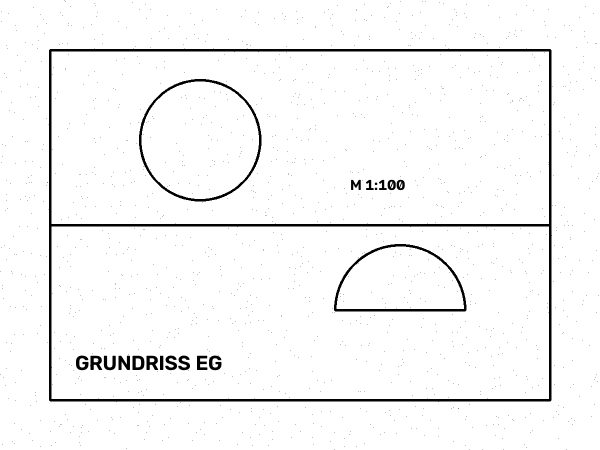
#> input picture beispiele/testzeichnung.png, 1200 x 900 px (shown at 1/2 size)
$ python -i colors.py   (imports and definitions only)
#> lines starting #> are read from the running program, lines starting #| are printed output that depends on the picture; after the words box and inside, x2 and y2 are one past the last pixel; in counts of white or black regions, pixels touching at a corner belong together
#> further down, picture is the input picture: shape (900, 1200, 3); min 0, max 255, mean 246.5
### traceify/core/preprocess.py
"""Raster-Vorverarbeitung: Schwellwert, Entrauschen, Begradigen, Invertieren …

Alle Funktionen arbeiten auf Graustufenbildern (uint8, 0=schwarz, 255=weiß)
bzw. liefern ein Binärbild, in dem die Zeichnung WEISS (255) auf SCHWARZ (0)
liegt – das ist die Form, die die Vektorisierung erwartet.
"""
from __future__ import annotations

from dataclasses import dataclass

import cv2
import numpy as np


@dataclass
class PreprocessSettings:
    threshold: int = 0            # 0 = automatisch (Otsu), sonst 1..254
    adaptive: bool = False        # adaptiver Schwellwert für ungleichmäßige Scans
    invert: bool = False          # helle Linien auf dunklem Grund
    despeckle: int = 12           # Flecken bis zu dieser Fläche (px²) entfernen
    fill_holes: int = 0           # Löcher bis zu dieser Fläche (px²) füllen
    deskew: bool = False          # Schräglage korrigieren
    smooth: int = 0               # 0 = aus, sonst Kernelgröße für Glättung
    thicken: int = 0              # Linien um n Pixel verdicken (Lücken schließen)
    auto: bool = True             # automatische Bildaufbereitung (siehe `enhance_binary`)


# [32 lines left out: function to_binary, not called in this run]


# Rasterfüllung (z. B. Wand grau angelegt, im Scan schwarz mit weißen Sprenkeln)
HOLE_MAX_MM2 = 1.5      # größtes Loch
HOLE_MIN_MM2 = 0.04     # Sprenkel ab dieser Fläche zählen für die Dichte
HOLE_MAX_ELONG = 3.0    # Länge/Breite: Sprenkel bis 2,8 (90 %), Schraffurlücken länger
HOLE_RING_MM = 0.6      # Umgebung des Lochs …
HOLE_DENSITY = 0.6      # … muss so dicht schwarz sein
HOLE_NEAR_MM = 1.5      # und so nah …
HOLE_MIN_NEAR = 5       # … so viele weitere Löcher liegen (einzelne Löcher sind gezeichnet)
HOLE_MIN_CV = 0.7       # Sprenkel sind ungleich groß (Variationskoeffizient der Lochflächen ringsum);
                        # Gitter, Treppenroste, Dämmung, Schriftknäuel haben gleich große Zellen


# [60 lines left out: functions _elongation, fill_speckle_holes, not called in this run]


# Blasse Graulinien (im Scan als Rasterpunkte gedruckt, heller als die Otsu-Schwelle)
PALE_BLUR_PX = 1.5      # Weichzeichnen verbindet die Rasterpunkte zu einer Linie
PALE_GRAY = 235         # Schwelle auf dem weichgezeichneten Bild
PALE_MIN_MM = 1.0       # Mindestlänge (Diagonale der Box) – Punktraster und Schmutz fallen weg
PALE_MAX_W_MM = 0.4     # mittlere Breite (Fläche/Länge) – graue Füllflächen fallen weg
PALE_MAX_INK = 0.3      # Anteil schon schwarzer Pixel – Halo dunkler Linien fällt weg


# [22 lines left out: functions add_pale_lines, enhance_binary, not called in this run]


def remove_small(bw: np.ndarray, max_area: int) -> np.ndarray:
    """Entfernt zusammenhängende weiße Komponenten mit Fläche <= max_area."""
    n, labels, stats, _ = cv2.connectedComponentsWithStats(bw, connectivity=8)
    keep = np.zeros(n, dtype=bool)
    keep[1:] = stats[1:, cv2.CC_STAT_AREA] > max_area
    return np.where(keep[labels], 255, 0).astype(np.uint8)


# [21 lines left out: functions estimate_skew, rotate, not called in this run]


def deskew(bw: np.ndarray) -> np.ndarray:
    a = estimate_skew(bw)
    return rotate(bw, a) if abs(a) > 0.05 else bw


def rotate90(gray: np.ndarray, times: int = 1) -> np.ndarray:
    return np.ascontiguousarray(np.rot90(gray, -times))


def crop(gray: np.ndarray, x: int, y: int, w: int, h: int) -> np.ndarray:
    return gray[y:y + h, x:x + w].copy()

### traceify/core/colors.py
"""Farbtrennung: farbige Pläne nach Farbe auf eigene Layer verteilen.

Die „Tinte“ (alles, was nicht Papierweiß ist) wird im Lab-Farbraum mit k-Means
gruppiert; ähnliche Gruppen werden zusammengelegt, sehr kleine verworfen.
Jede Farbe ergibt eine Maske, die getrennt vektorisiert wird
(Layer FARBE_ROT, FARBE_BLAU, FARBE_SCHWARZ, …).
"""
from __future__ import annotations

import colorsys
from dataclasses import dataclass
from typing import List, Optional, Tuple

import cv2
import numpy as np


@dataclass
class ColorGroup:
    name: str                    # Layername, z. B. FARBE_ROT
    rgb: Tuple[int, int, int]
    mask: np.ndarray             # uint8, 255 = Tinte dieser Farbe
    share: float                 # Anteil an der gesamten Tinte


def color_name(rgb) -> str:
    r, g, b = [c / 255.0 for c in rgb]
    h, l, s = colorsys.rgb_to_hls(r, g, b)
    if s < 0.22 or l < 0.12:
        return "SCHWARZ" if l < 0.45 else "GRAU"
    h *= 360
    if l > 0.85:
        return "HELL"
    if h < 15 or h >= 340:
        return "ROT"
    if h < 40:
        return "ORANGE" if l > 0.35 else "BRAUN"
    if h < 70:
        return "GELB"
    if h < 160:
        return "GRUEN"
    if h < 200:
        return "CYAN"
    if h < 260:
        return "BLAU"
    if h < 300:
        return "VIOLETT"
    return "MAGENTA"


def ink_mask(bgr: np.ndarray) -> np.ndarray:
    """Alles, was sich deutlich vom (hellen, unbunten) Papier abhebt."""
    hsv = cv2.cvtColor(bgr, cv2.COLOR_BGR2HSV)
#> hsv: shape (900, 1200, 3); mean H, S, V 0, 0, 246.5
    s, v = hsv[..., 1].astype(np.int16), hsv[..., 2].astype(np.int16)
#> s: shape (900, 1200) int16; every value is 0
    # Papierhelligkeit robust schätzen (helle 60 %)
    paper = np.percentile(v, 60)
#> paper = 255
    m = (v < paper - 60) | ((s > 70) & (v > 40))
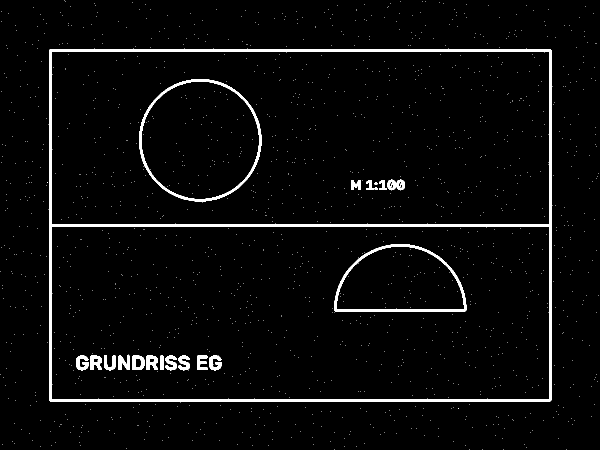
#> m: shape (900, 1200) bool (shown at 1/2 size); 3.4% white; 1553 white regions (1532 under 20 px), largest, box (x1, y1, x2, y2) and area: (97, 97, 1104, 804) 21984, (278, 158, 523, 403) 3727, (668, 488, 933, 623) 3341
    m = m.astype(np.uint8) * 255
    from .preprocess import remove_small   # Rauschpunkte entfernen, ohne Linien zu verschieben
    return remove_small(m, 4)
#> in remove_small, `n, labels, stats, _ = cv2.connectedComponentsWithStats(bw, connectivit..`:
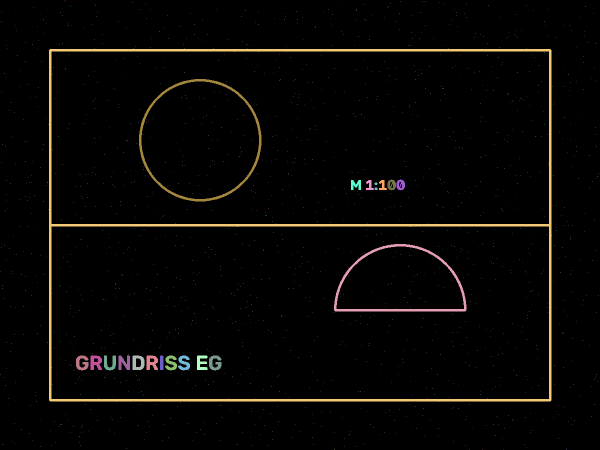
#> labels: shape (900, 1200) int32 (shown at 1/2 size); 1554 distinct labels, from 0 to 1553; one colour per label, 0 black
#> in remove_small, `n, labels, stats, _ = cv2.connectedComponentsWithStats(bw, connectivit..`: n = 1554; stats = 1554 rows, first 6: [0, 0, 1200, 900, 1043491], [129, 1, 2, 2, 2], [801, 3, 1, 1, 1], [845, 2, 1, 1, 1], [851, 3, 1, 1, 1], [264, 5, 1, 1, 1]


def is_colorful(bgr: Optional[np.ndarray], min_share: float = 0.02) -> bool:
    if bgr is None or bgr.ndim != 3:
        return False
    m = ink_mask(bgr) > 0
    if m.sum() < 50:
        return False
    hsv = cv2.cvtColor(bgr, cv2.COLOR_BGR2HSV)
    chroma = (hsv[..., 1] > 70) & m
    return chroma.sum() / m.sum() >= min_share


def separate(bgr: np.ndarray, k: int = 0, max_k: int = 8, merge_de: float = 22.0,
             min_share: float = 0.01, sample: int = 60000) -> List[ColorGroup]:
    """Teilt die Tinte in Farbgruppen. k=0: Anzahl automatisch bestimmen."""
    ink = ink_mask(bgr)
    ys, xs = np.nonzero(ink)
    if len(ys) < 20:
        return []
    lab = cv2.cvtColor(bgr, cv2.COLOR_BGR2LAB)
#> lab: shape (900, 1200, 3); mean of channels 0, 1, 2 246.5, 128, 128
    px = lab[ys, xs].astype(np.float32)
    rng = np.random.default_rng(0)
    idx = rng.choice(len(px), size=min(sample, len(px)), replace=False)
    data = px[idx]
    kk = max(1, min(k if k > 0 else max_k, len(data)))
#> kk = 8
    crit = (cv2.TERM_CRITERIA_EPS + cv2.TERM_CRITERIA_MAX_ITER, 30, 0.5)
    _, _, centers = cv2.kmeans(data, kk, None, crit, 3, cv2.KMEANS_PP_CENTERS)
#> centers = [[0.0442, 128, 128], [154.5, 128, 128], [79.96, 128, 128], [28.06, 128, 128], [186.9, 128, 128], [107.6, 128, 128], [52.26, 128, 128], [133.7, 128, 128]]
    centers = centers.astype(np.float32)

    def assign(c):
        d = ((px[:, None, :] - c[None, :, :]) ** 2).sum(-1)
        return d.argmin(1)

    if k <= 0:
        # ähnliche Zentren zusammenlegen (ΔE in OpenCV-Lab-Skala grob ×1)
        changed = True
        while changed and len(centers) > 1:
            changed = False
            d = np.sqrt(((centers[:, None] - centers[None]) ** 2).sum(-1))
            np.fill_diagonal(d, 1e9)
            i, j = np.unravel_index(d.argmin(), d.shape)
            if d[i, j] < merge_de:
                centers[i] = (centers[i] + centers[j]) / 2
                centers = np.delete(centers, j, axis=0)
                changed = True
#> this loop made 2 passes
#> (changed, i, j) on passes 1 to 2: (True, 1, 7), (False, 3, 6)
#> after the loop, centers = [[0.0442, 128, 128], [144.1, 128, 128], [79.96, 128, 128], [28.06, 128, 128], [186.9, 128, 128], [107.6, 128, 128], [52.26, 128, 128]]
    lbl = assign(centers)
    # kleine Gruppen dem nächsten Zentrum zuschlagen
    counts = np.bincount(lbl, minlength=len(centers))
#> counts = [33729, 384, 141, 180, 213, 170, 153]
    keep = counts >= max(20, min_share * len(lbl))
#> keep = [True, True, False, False, False, False, False]
    if not keep.all() and keep.any():
        centers = centers[keep]
#> centers = [[0.0442, 128, 128], [144.1, 128, 128]]
        lbl = assign(centers)
    groups = []
    used = {}
    H, W = ink.shape
#> H = 900; W = 1200
    for ci, c in enumerate(centers):
        sel = lbl == ci
        if not sel.any():
            continue
        m = np.zeros((H, W), np.uint8)
        m[ys[sel], xs[sel]] = 255
        m = cv2.morphologyEx(m, cv2.MORPH_CLOSE, np.ones((3, 3), np.uint8))
        bgr_c = cv2.cvtColor(np.uint8([[np.clip(c, 0, 255)]]), cv2.COLOR_LAB2BGR)[0, 0]
        rgb = (int(bgr_c[2]), int(bgr_c[1]), int(bgr_c[0]))
        base = "FARBE_" + color_name(rgb)
        used[base] = used.get(base, 0) + 1
        name = base if used[base] == 1 else f"{base}_{used[base]}"
        groups.append(ColorGroup(name, rgb, m, float(sel.mean())))
#> this loop made 2 passes
#> (ci, c, r in color_name, g in color_name, b in color_name, h in color_name, l in color_name, s in color_name) on pass 1: (0, [0.0442, 128, 128], 0, 0, 0, 0, 0, 0)
#> (ci, c, rgb, r in color_name, g in color_name, b in color_name, h in color_name, l in color_name) on pass 2: (1, [144.1, 128, 128], (135, 135, 135), 0.529, 0.529, 0.529, 0, 0.529)
#> pass 1, in separate, `m = cv2.morphologyEx(m, cv2.MORPH_CLOSE, np.ones((3, 3), np.uint8))`:
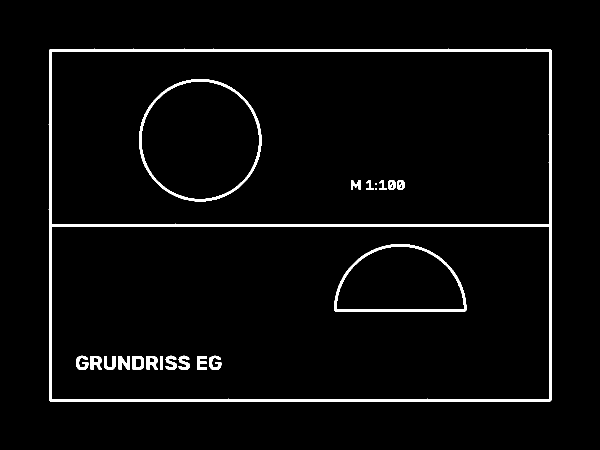
#> m: shape (900, 1200) (shown at 1/2 size); 3.2% white; 21 white regions (2 under 20 px), largest, box (x1, y1, x2, y2) and area: (97, 97, 1104, 804) 21984, (278, 158, 523, 403) 3727, (668, 488, 933, 623) 3344
#> pass 2, in separate, `m = cv2.morphologyEx(m, cv2.MORPH_CLOSE, np.ones((3, 3), np.uint8))`:
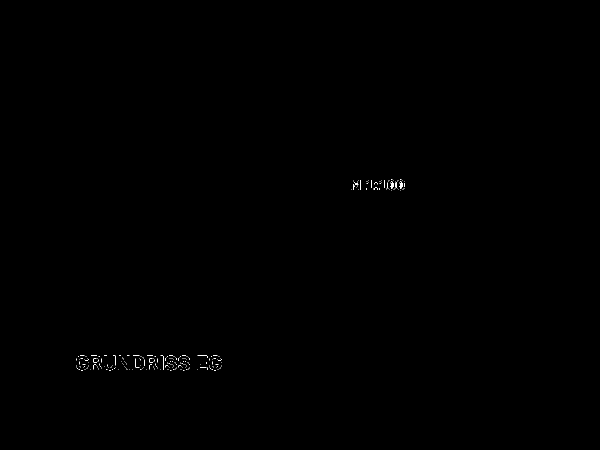
#> m: shape (900, 1200) (shown at 1/2 size); 0.09% white in thin lines or dots, all inside (x1, y1, x2, y2) = (152, 359, 810, 741)
#> after the loop, groups = 2 items; used = {'FARBE_SCHWARZ': 1, 'FARBE_GRAU': 1}
    groups.sort(key=lambda g: -g.share)
    return groups


def layer_for_rgb(rgb) -> str:
    """Layername für eine vorhandene Objektfarbe (Vektor-PDF); None/Schwarz -> FARBE_SCHWARZ."""
    if not rgb:
        return "FARBE_SCHWARZ"
    return "FARBE_" + color_name(rgb)

>>> import cv2
>>> picture = cv2.imread('../../beispiele/testzeichnung.png')
>>> result = separate(picture)
#> result = 2 items
